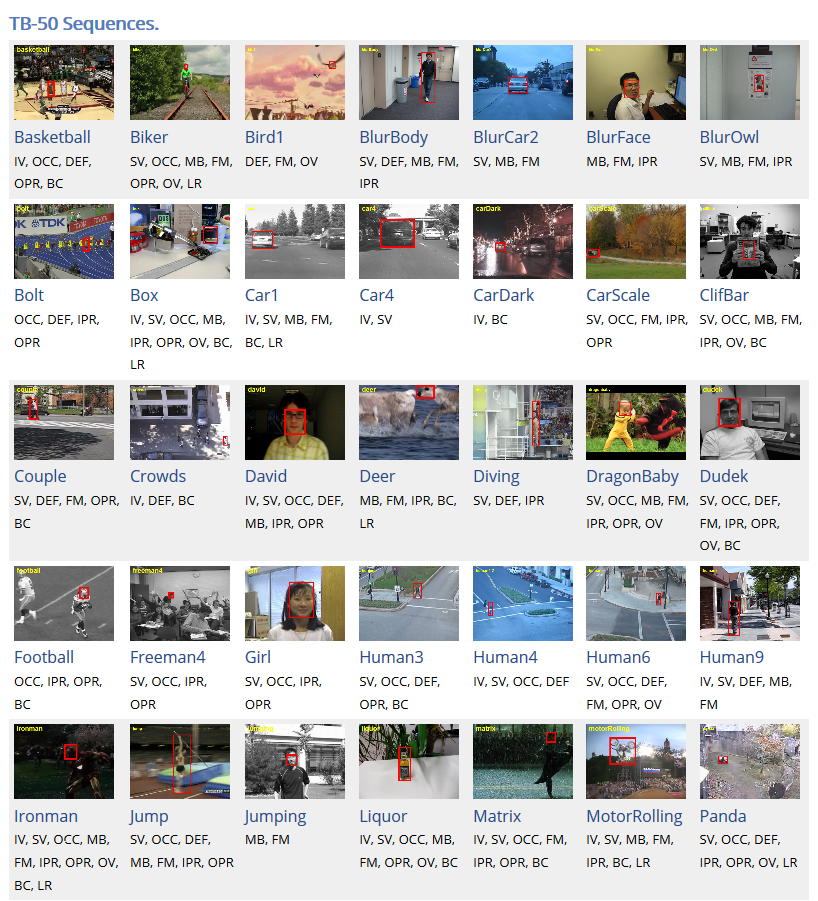
//> input picture objectTracking/obt.png, 818 x 901 px, given in place of the camera
$ ./main   (built with g++ and OpenCV 4)
//> lines starting //> are read from the running program, lines starting //| are printed output that depends on the picture
#include <cv.h>
#include <highgui.h>
#include "lbp.hpp"
#include "histogram.hpp"

using namespace cv;

int main(int argc, const char *argv[]) {
	int deviceId = 0;
	if(argc > 1)
		deviceId = atoi(argv[1]);

	VideoCapture cap(deviceId);

	if(!cap.isOpened()) {
    	cerr << "Capture Device ID " << deviceId << "cannot be opened." << endl;
    	return -1;
    }

	// initial values
    int radius = 1;
    int neighbors = 8;

    // windows
    namedWindow("original",CV_WINDOW_AUTOSIZE);
    namedWindow("lbp",CV_WINDOW_AUTOSIZE);

    // matrices used
    Mat frame; // always references the last frame
    Mat dst; // image after preprocessing
    Mat lbp; // lbp image

    // just to switch between possible lbp operators
    vector<string> lbp_names;
    lbp_names.push_back("Extended LBP"); // 0
    lbp_names.push_back("Fixed Sampling LBP"); // 1
    lbp_names.push_back("Variance-based LBP"); // 2
    int lbp_operator=0;

    bool running=true;
    while(running) {
    	cap >> frame;
//> frame is the input picture: 901 rows x 818 cols, CV_8UC3; mean B, G, R 192.8, 193.5, 193.7
    	cvtColor(frame, dst, CV_BGR2GRAY);
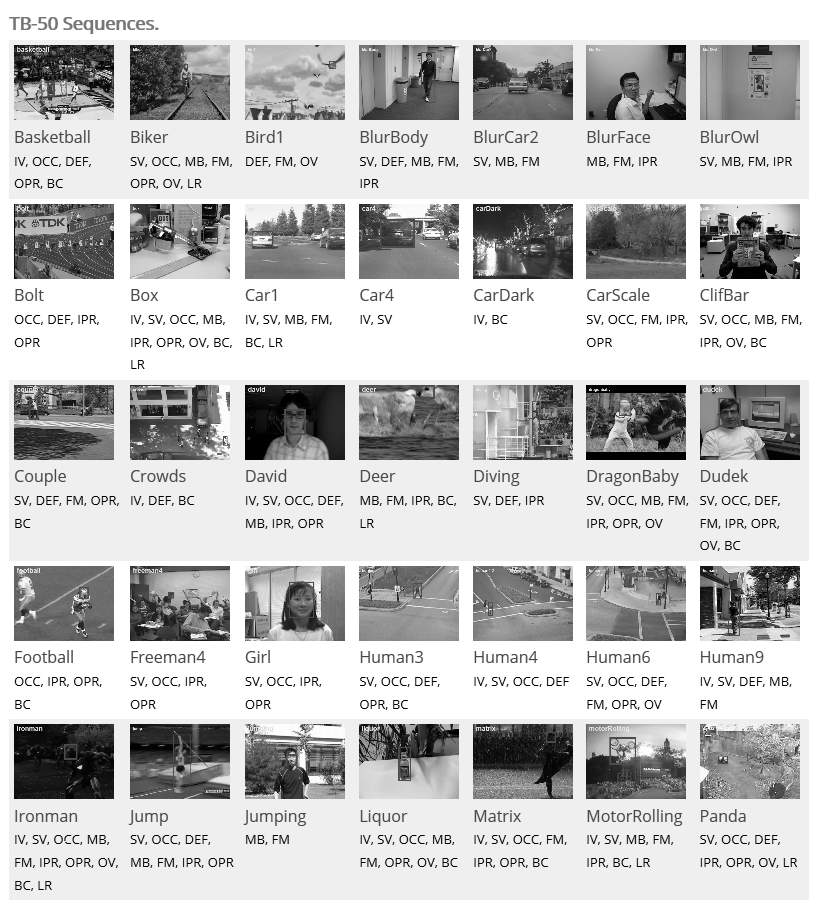
//> dst: 901 rows x 818 cols, CV_8UC1; min 0, max 255, mean 193.5
    	GaussianBlur(dst, dst, Size(7,7), 5, 3, BORDER_CONSTANT); // tiny bit of smoothing is always a good idea
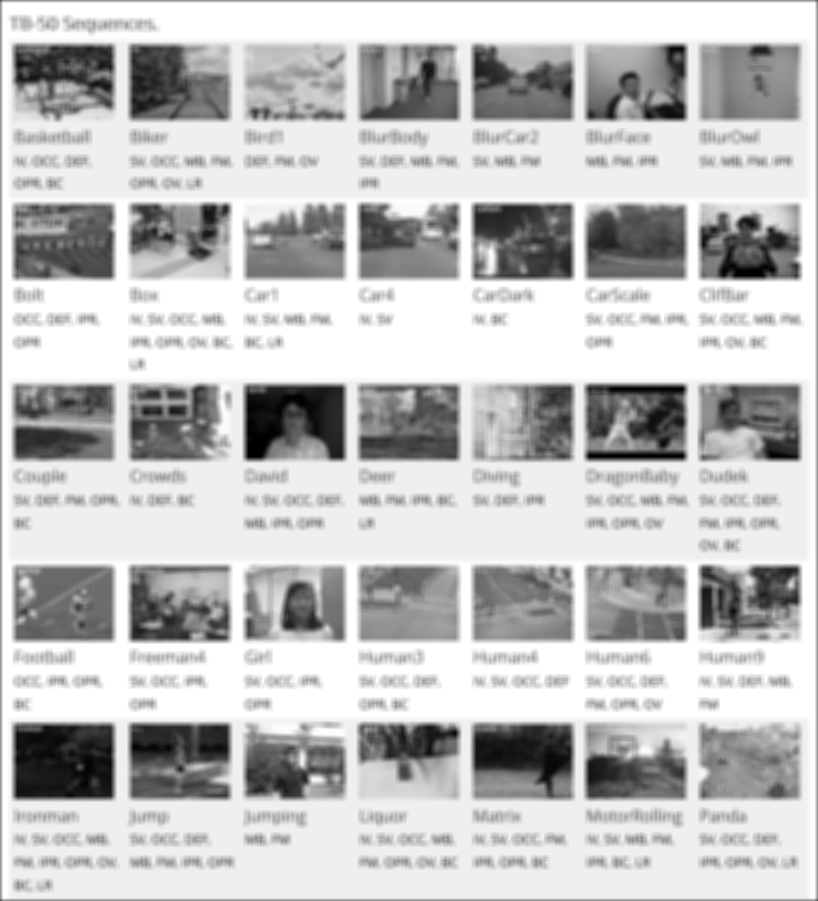
//> dst: 901 rows x 818 cols, CV_8UC1; min 0, max 255, mean 192.5
    	// comment the following lines for original size
    	resize(frame, frame, Size(), 0.5, 0.5);
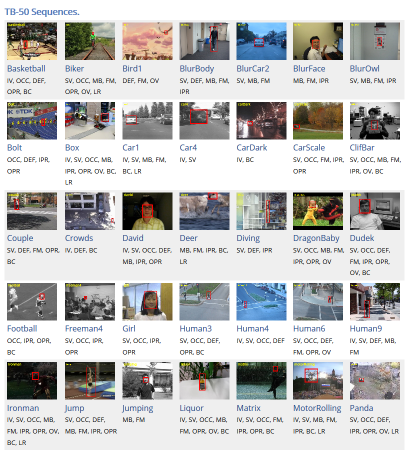
//> frame: 450 rows x 409 cols, CV_8UC3; mean B, G, R 192.8, 193.5, 193.6
    	resize(dst,dst,Size(), 0.5, 0.5);
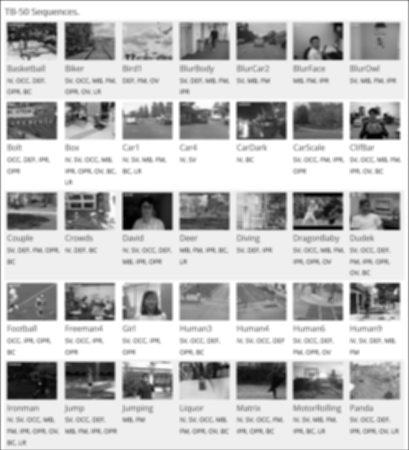
//> dst: 450 rows x 409 cols, CV_8UC1; min 0, max 255, mean 192.7
    	//
    	switch(lbp_operator) {
    	case 0:
//> (the run ends here: the program needs code that is not available in this run, at `lbp::ELBP(dst, lbp, radius, neighbors);`)

$ run again, on objectTracking/program.png
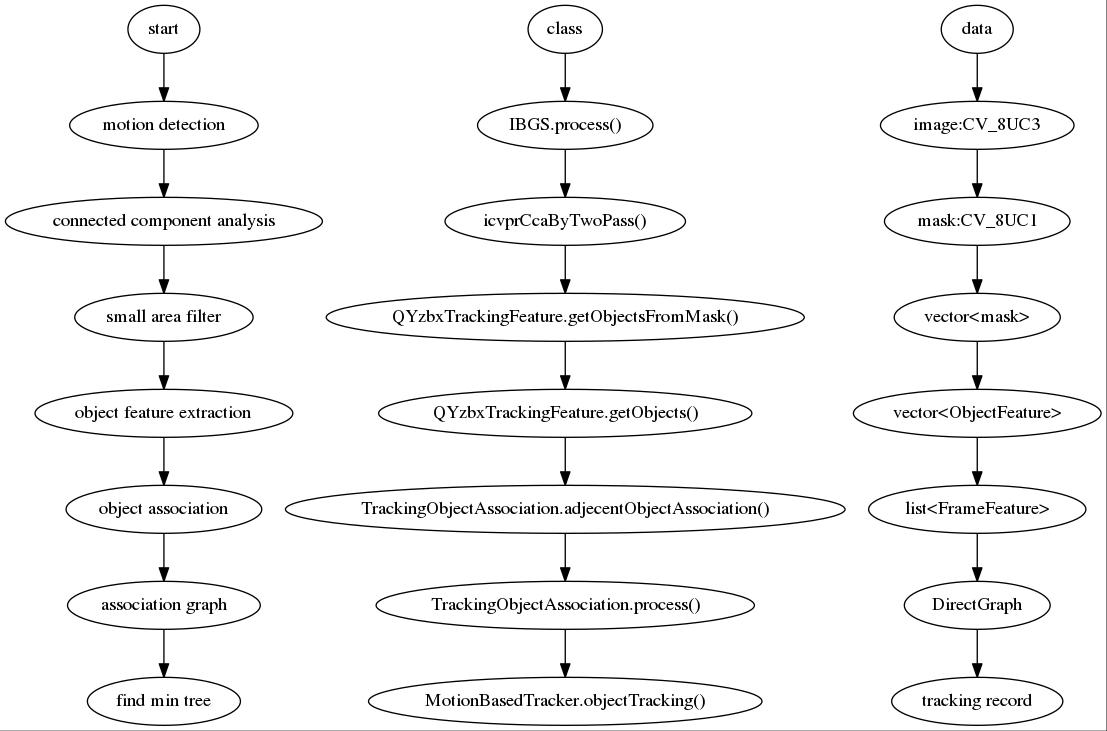
//> input picture objectTracking/program.png, 1107 x 731 px, given in place of the camera
//> frame is the input picture: 731 rows x 1107 cols, CV_8UC3; min 0, max 255, mean 244.4
//> `GaussianBlur(dst, dst, Size(7,7), 5, 3, BORDER_CONSTANT);`:
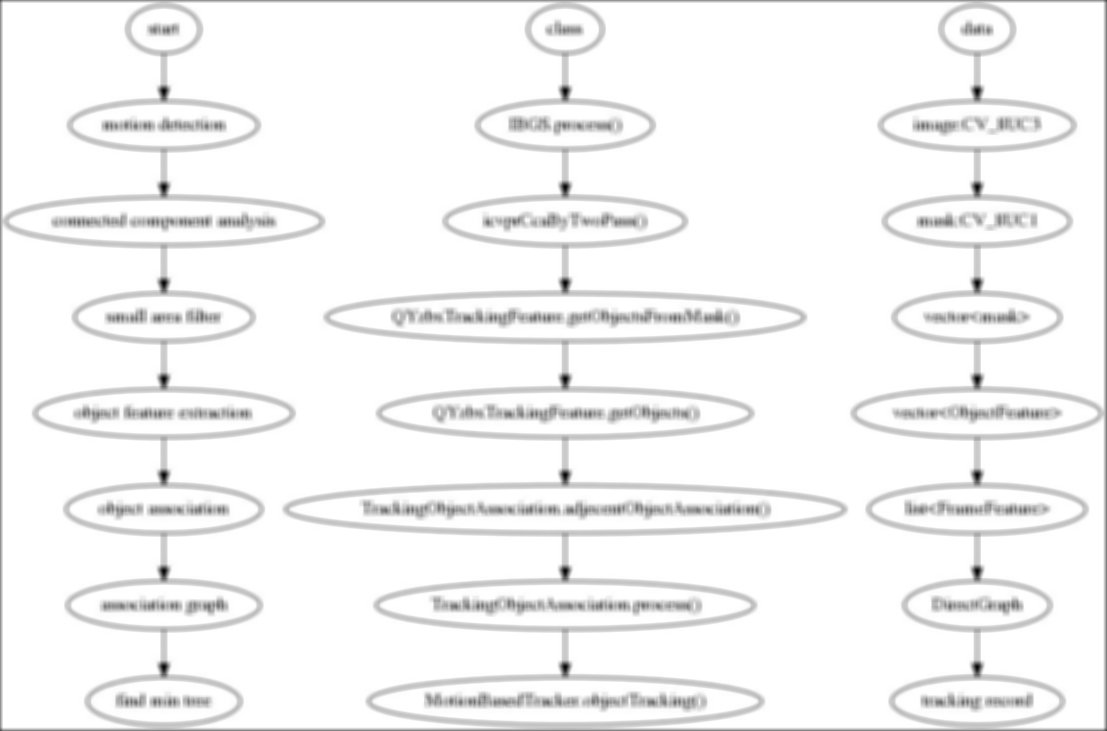
//> dst: 731 rows x 1107 cols, CV_8UC1; min 7, max 255, mean 243.6
//> `resize(frame, frame, Size(), 0.5, 0.5);`:
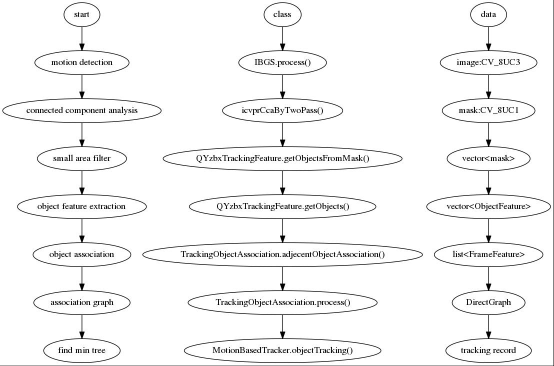
//> frame: 366 rows x 554 cols, CV_8UC3; min 0, max 255, mean 244.2

$ run again, on objectTracking/vot.png
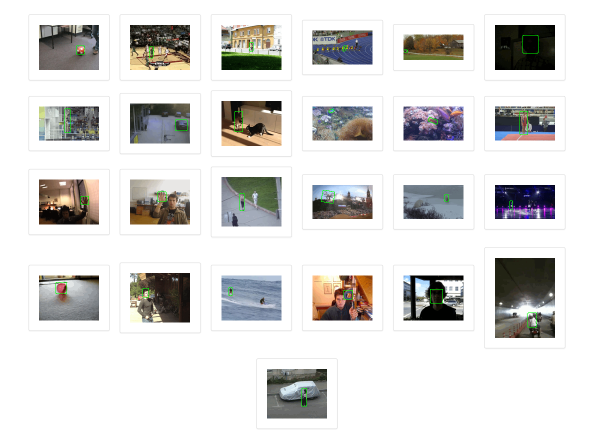
//> input picture objectTracking/vot.png, 1195 x 888 px, given in place of the camera (shown at 1/2 size)
//> frame is the input picture: 888 rows x 1195 cols, CV_8UC3; mean B, G, R 216.8, 218.2, 218.9
//> `resize(frame, frame, Size(), 0.5, 0.5);`:
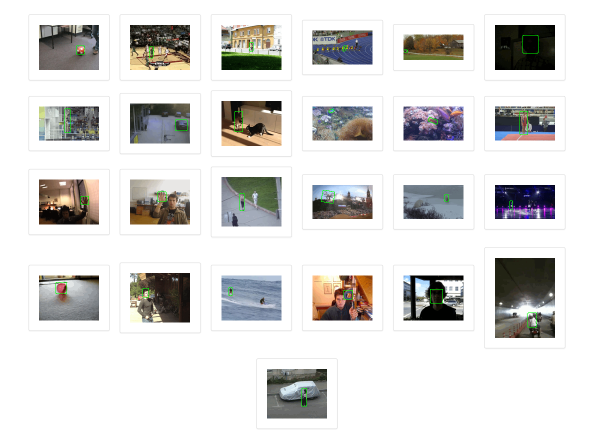
//> frame: 444 rows x 598 cols, CV_8UC3; mean B, G, R 216.9, 218.2, 219
//> `resize(dst,dst,Size(), 0.5, 0.5);`:
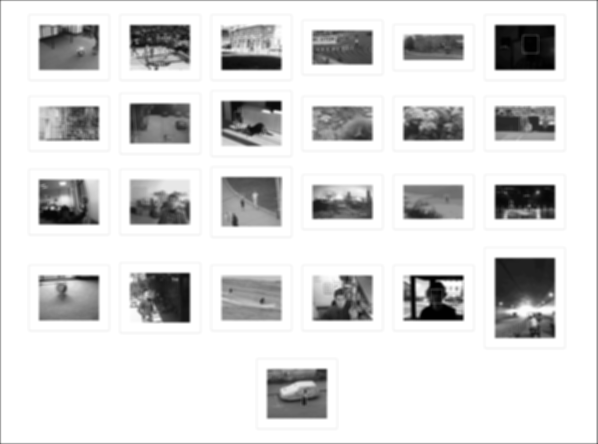
//> dst: 444 rows x 598 cols, CV_8UC1; min 1, max 255, mean 217.5
